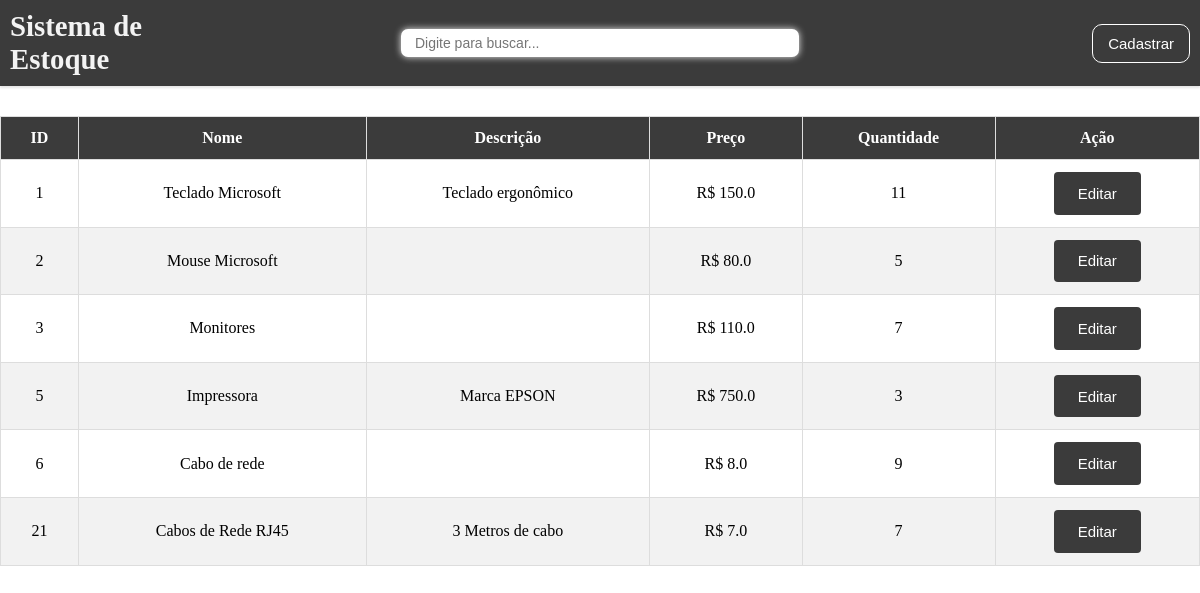
Before: / with the older database file.
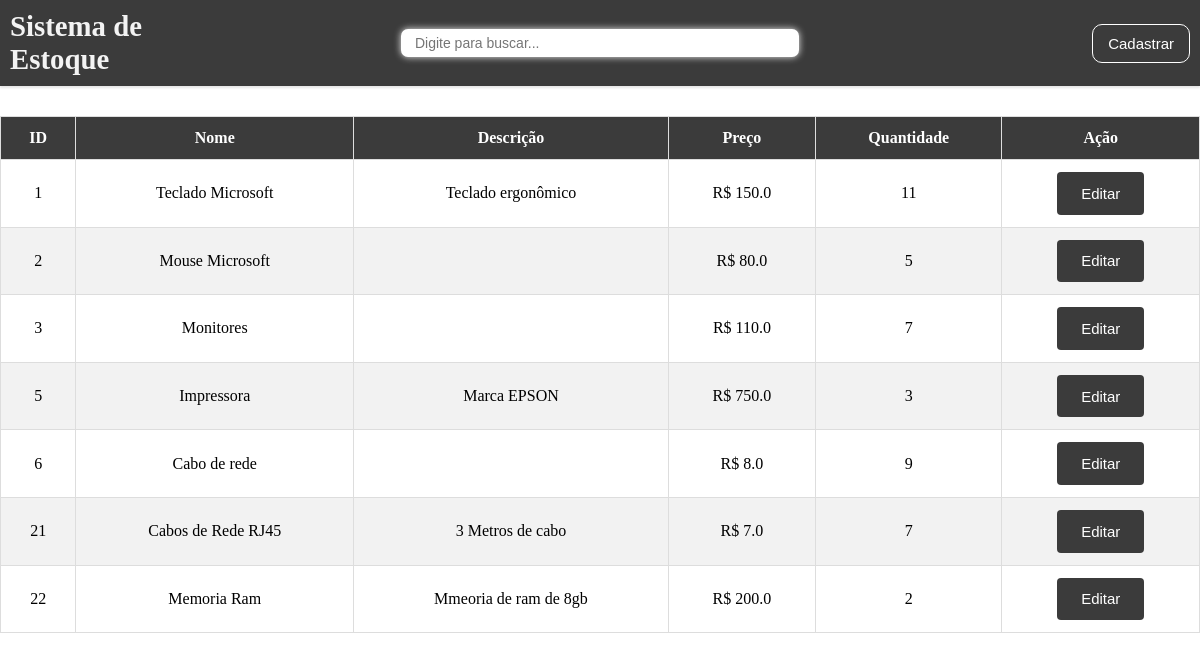
After: the same page with the newer database file.
### api/models.py (models this page shows, shortened)
class Equipament(models.Model):
    name = models.CharField(max_length=255)
    description = models.TextField(null=True, blank=True)
    price = models.FloatField()
    stock = models.IntegerField()
    created_at = models.DateTimeField(auto_now_add=True)
    updated_at = models.DateTimeField(auto_now=True)

### stock/views.py (the view, shortened to what this page needs)
# urls.py: path('', dashboard, name='dashboard'),
def dashboard(request):
    equipaments = Equipament.objects.all()
    return render(request, 'dashboard.html', {'equipaments': equipaments})

### stock/templates/dashboard.html (shortened to what this page needs)
{% extends 'base.html' %}
{% block style %}
{% load static %}
<link rel="stylesheet" href="{% static 'css/dashboard.css' %}">
{% endblock %}
{% block body %}
    <div class="container">
        <div class="table-container">
            <table>
                <thead>
                    <tr>
                        <th>ID</th>
                        <th>Nome</th>
                        <th>Descrição</th>
                        <th>Preço</th>
                        <th>Quantidade</th>
                        <th>Ação</th>
                    </tr>
                </thead>
                <tbody id="table-body">
                    {% for e in equipaments %}
                        <tr>
                            <td>{{ e.id }}</td>
                            <td>{{ e.name }}</td>
                            <td>{{ e.description }}</td>
                            <td>R$ {{ e.price }}</td>
                            <td>{{ e.stock }}</td>
                            <td><button class="btn" id="btn-secundary" onclick="openModal('{{e.id}}', '{{e.name}}', '{{e.description}}', '{{e.stock}}', '{{e.price}}')">Editar</button></td>
                        </tr>
                    {% endfor %}
                </tbody>
            </table>
        </div>
    </div>
{% endblock %}

### stock/templates/base.html (shortened to what this page needs)
<!DOCTYPE html>
{% load static %}
<html lang="en">
<head>
    <link rel="stylesheet" href="{% static 'css/base.css' %}">
    {% block style %}
    {% endblock %}
</head>
<body>
    <nav>
        <div class="logo">Sistema de Estoque</div>
        <div class="search">
            <input type="text" id="searchInput" placeholder="Digite para buscar..." onkeyup="filterTable()">
        </div>
        <div class="div-btn">
            <button class="btn-cadastrar" onclick="showModal()">Cadastrar</button>
        </div>
    </nav>
    {% block body %}
    {% endblock %}
</body>
</html>

### stock/static/css/base.css (style rules this page uses)
* { margin: 0; padding: 0; box-sizing: border-box; }
nav { background-color: #3b3b3b; padding: 10px; display: flex; justify-content: space-between; align-items: center; box-shadow: 0 2px 2px rgba(0, 0, 0, 0.1); }
.logo { width: 20%; font-size: 1.8rem; font-weight: bold; color: #f3f3f3; }
.div-btn { width: 20%; text-align: end; }
.btn-cadastrar { font-size: 15px; background-color: #3b3b3b; color: #ffffff; padding: 10px 15px; border: 1px solid #ffffff; border-radius: 10px; cursor: pointer; transition: background-color 0.3s; }
.search { width: 40%; text-align: center; padding: 0.7rem 0.9rem; }
.search input { padding: 0.4rem 0.9rem; font-size: 14px; width: 90%; border: none; border-radius: 7px; box-shadow: rgb(238, 238, 238) 0px 0px 7px; }

### stock/static/css/dashboard.css (style rules this page uses)
.container { margin-top: 30px; display: flex; flex-direction: column; align-items: center; justify-content: center; }
.btn { font-size: 15px; background-color: #3b3b3b; color: #ffffff; padding: 10px 15px; border-radius: 10px; cursor: pointer; transition: background-color 0.3s; }
.table-container { flex: 1; overflow: auto; width: 100%; }
table { width: 100%; height: 100%; border-collapse: collapse; }
th, td { border: 1px solid #ddd; padding: 12px; text-align: center; }
th { background-color: #3b3b3b; color: white; position: sticky; top: 0; }
tr:nth-child(even) { background-color: #f2f2f2; }
.btn { padding: 0.8rem 1.5rem; border: none; border-radius: 4px; cursor: pointer; transition: opacity 0.3s; }

Changed rows visible on the page:
added Equipament: id "22", name "Memoria Ram", description "Mmeoria de ram de 8gb", price "200.0", stock "2"
